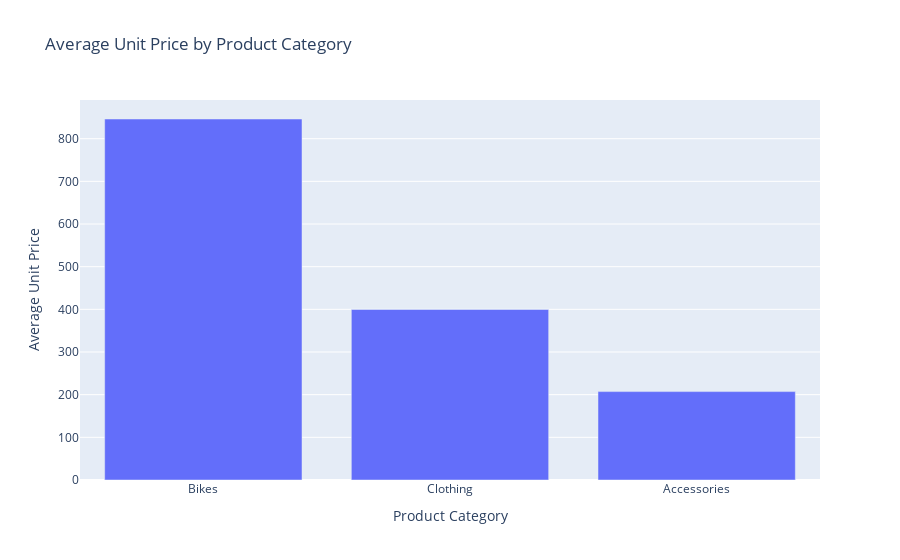

Write notebook code for a chart like this one.
### Markdown cell above
### Total Revenue by Month Statistical Interpretation

This line plot shows the total `Revenue` aggregated by `YearMonth`.

- **Observations:** The line plot displays the trend of total revenue over time, specifically on a monthly basis. There appears to be a general upward trend in revenue from the beginning of the data collection period (2015) to the end (mid-2016). There are noticeable fluctuations in monthly revenue, with some months showing significant peaks (e.g., late 2015 and early 2016).
- **Statistical Relevance:** This visualization is crucial for understanding sales seasonality and growth trends. The upward trend indicates overall business growth during this period. The peaks and dips in monthly revenue highlight potential seasonal patterns or the impact of specific events (like promotions or holidays). This information is vital for forecasting future revenue and planning inventory and marketing campaigns. Analyzing the magnitude of fluctuations relative to the overall trend can also provide insights into the stability of revenue streams.

### Code cell
# Analyze the average unit price by product category
avg_price_category = df.groupby('Product Category')['Unit Price'].mean().sort_values(ascending=False).reset_index()

fig4 = px.bar(avg_price_category, x='Product Category', y='Unit Price', title='Average Unit Price by Product Category')
fig4.update_layout(xaxis_title='Product Category', yaxis_title='Average Unit Price')
fig4.show()

### Figure 1 — Plotly figure (JSON) as saved in the notebook; plotly's stock layout.template omitted (floating-point values rounded to 4 significant figures)
{"data": [{"hovertemplate": "Product Category=%{x}<br>Unit Price=%{y}<extra></extra>", "legendgroup": "", "marker": {"color": "#636efa", "pattern": {"shape": ""}}, "name": "", "orientation": "v", "showlegend": false, "textposition": "auto", "type": "bar", "x": ["Bikes", "Clothing", "Accessories"], "xaxis": "x", "y": [846.2, 399.8, 207.2], "yaxis": "y"}], "layout": {"barmode": "relative", "legend": {"tracegroupgap": 0}, "title": {"text": "Average Unit Price by Product Category"}, "xaxis": {"anchor": "y", "domain": [0, 1], "title": {"text": "Product Category"}}, "yaxis": {"anchor": "x", "domain": [0, 1], "title": {"text": "Average Unit Price"}}}}
